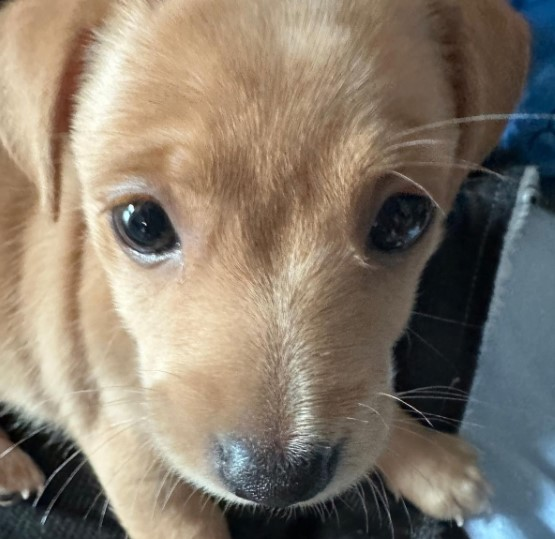
#> input picture lab_2/task_1/puppy.jpg, 555 x 539 px
$ python main.py
#> lines starting #> are read from the running program, lines starting #| are printed output that depends on the picture
from PIL import Image

filename = 'puppy.jpg'
with Image.open(filename) as img:
#> img is the input picture: PIL image 555x539 RGB; mean R, G, B 133.8, 122.8, 108.5
    img.load()

red, green, blue = img.split()
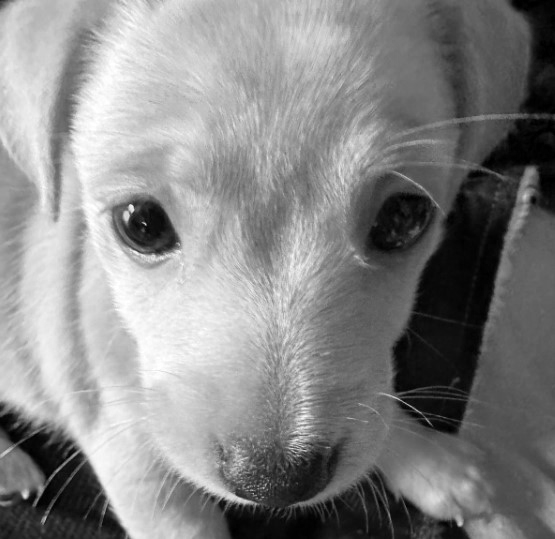
#> red: PIL image 555x539 L; min 0, max 255, mean 133.8
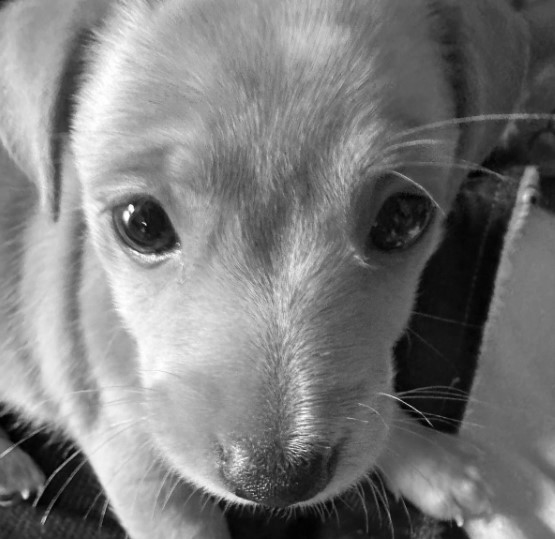
#> green: PIL image 555x539 L; min 0, max 255, mean 122.8
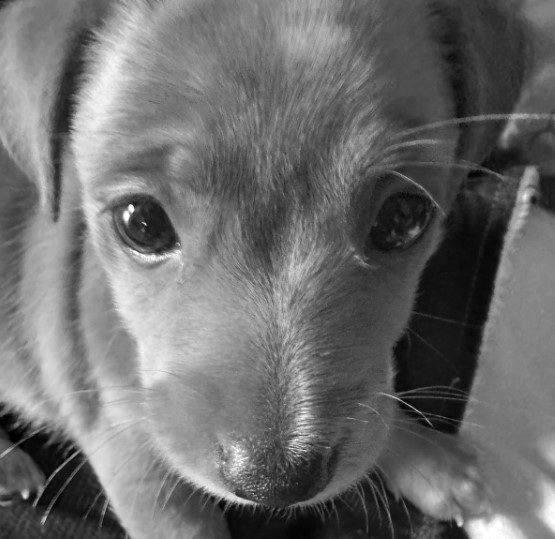
#> blue: PIL image 555x539 L; min 0, max 255, mean 108.5

zeroed_band = red.point(lambda _: 0)
#> zeroed_band: PIL image 555x539 L; every value is 0

red_merge = Image.merge('RGB', (red, zeroed_band, zeroed_band))
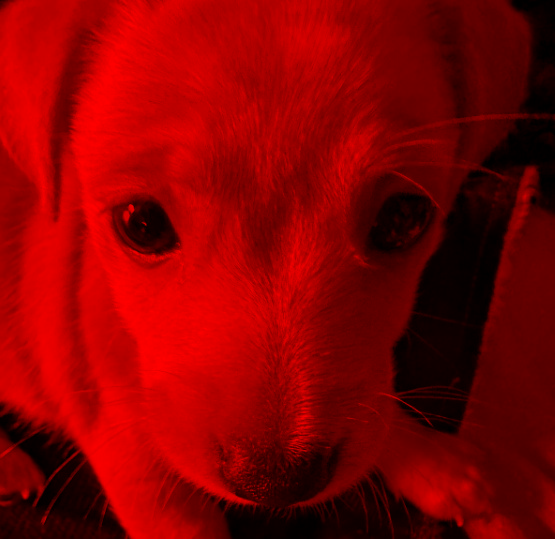
#> red_merge: PIL image 555x539 RGB; mean R, G, B 133.8, 0, 0
green_merge = Image.merge('RGB', (zeroed_band, green, zeroed_band))
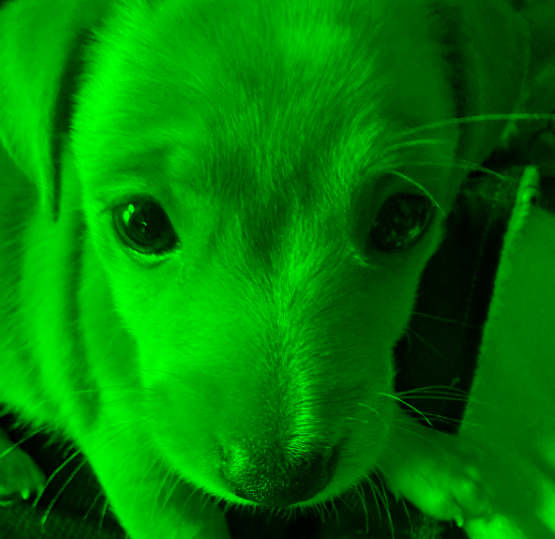
#> green_merge: PIL image 555x539 RGB; mean R, G, B 0, 122.8, 0
blue_merge = Image.merge('RGB', (zeroed_band, zeroed_band, blue))
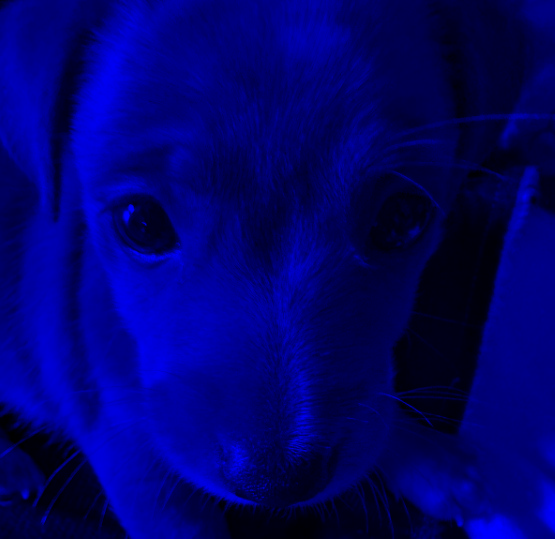
#> blue_merge: PIL image 555x539 RGB; mean R, G, B 0, 0, 108.5

img.show()
red_merge.show()
green_merge.show()
blue_merge.show()

red_merge.save('red_puppy.jpg')
green_merge.save('green_puppy.jpg')
blue_merge.save('blue_puppy.jpg')
